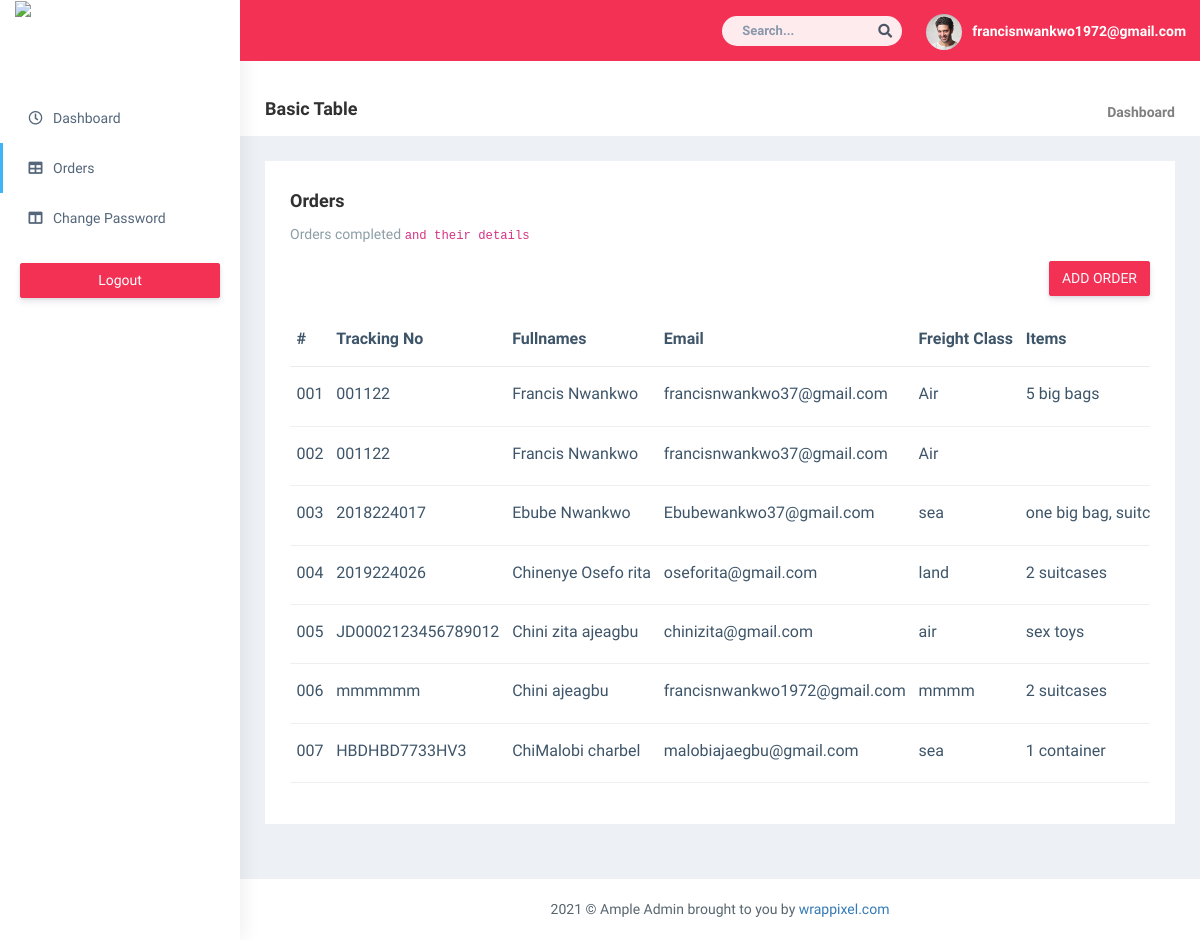
/admin/order.php (signed in), run on the app's committed database.
### tables this page shows
CREATE TABLE `orders` (
  `id` int(10) NOT NULL,
  `Token` varchar(100) NOT NULL,
  `Tracking_no` varchar(20) NOT NULL,
  `R_fullname` varchar(80) NOT NULL,
  `R_email` varchar(100) NOT NULL,
  `Freight_class` varchar(50) NOT NULL,
  `Items` varchar(100) NOT NULL,
  `Weight` varchar(20) NOT NULL,
  `Pickup_location` varchar(100) NOT NULL,
  `Dropoff_location` varchar(100) NOT NULL,
  `length` varchar(20) NOT NULL,
  `Delivery_date` datetime NOT NULL DEFAULT CURRENT_TIMESTAMP,
  `Status` varchar(50) NOT NULL,
  `Date_created` datetime NOT NULL DEFAULT CURRENT_TIMESTAMP
);

### admin/order.php (the view, shortened to what this page needs)
<?php
include('connect.php');
$query = 'SELECT * FROM orders';
$order_result = mysqli_query($conn,$query);
$order_num = mysqli_num_rows($order_result);
?>
<!DOCTYPE html>
<html dir="ltr" lang="en">
<head>
    <link href="css/style.min.css" rel="stylesheet">
</head>
<body>
    <div id="main-wrapper" data-layout="vertical" data-navbarbg="skin5" data-sidebartype="full"
        data-sidebar-position="absolute" data-header-position="absolute" data-boxed-layout="full">
        <header class="topbar bg-danger" data-navbarbg="skin5">
            <nav class="navbar top-navbar navbar-expand-md navbar-dark">
                <div class="navbar-header" data-logobg="skin6">
                    <a class="navbar-brand" href="dashboard.php">
                        <span class="logo-text">
                            <img src="plugins/images/logistic-logo" style="width: 80px;" alt="homepage" />
                        </span>
                    </a>
                </div>
                <div class="navbar-collapse collapse bg-danger" id="navbarSupportedContent" data-navbarbg="skin5">
                    <ul class="navbar-nav ms-auto d-flex align-items-center">
                        <li class=" in">
                            <form role="search" action="order.php" method="post"
                                class="app-search d-none d-md-block me-3">
                                <input name="search" type="text" placeholder="Search..." class="form-control mt-0">
                                <a href="" class="active">
                                    <i class="fa fa-search"></i>
                                </a>
                            </form>
                        </li>
                        <li>
                            <a class="profile-pic" href="#">
                                <img src="plugins/images/users/varun.jpg" alt="user-img" width="36"
                                    class="img-circle"><span
                                    class="text-white font-medium"><?php echo $_SESSION['valid_user'] ?></span></a>
                        </li>
                    </ul>
                </div>
            </nav>
        </header>
        <aside class="left-sidebar" data-sidebarbg="skin6">
            <div class="scroll-sidebar">
                <?php include('sidenav.php'); ?>
            </div>
        </aside>
        <div class="page-wrapper">
            <div class="page-breadcrumb bg-white"><br>
                <div class="row align-items-center">
                    <div class="col-lg-3 col-md-4 col-sm-4 col-xs-12">
                        <h4 class="page-title">Basic Table</h4>
                    </div>
                    <div class="col-lg-9 col-sm-8 col-md-8 col-xs-12">
                        <div class="d-md-flex">
                            <ol class="breadcrumb ms-auto">
                                <li><a href="#" class="fw-normal"><b>Dashboard</b></a></li>
                            </ol>
                        </div>
                    </div>
                </div>
            </div>
            <div class="container-fluid">
                <div class="row">
                    <div class="col-sm-12">
                        <div class="white-box">
                            <h3 class="box-title">Orders</h3>
                            <p class="text-muted">Orders completed <code>and their details</code></p>
                            <p class="text-end"><a href="add-order.php" class="btn btn-danger text-light">ADD ORDER</a>
                            </p>
                            <div class="table-responsive">
                                <table class="table text-nowrap">
                                    <thead>
                                        <tr>
                                            <th class="border-top-0">#</th>
                                            <th class="border-top-0">Tracking No</th>
                                            <th class="border-top-0">Fullnames</th>
                                            <th class="border-top-0">Email</th>
                                            <th class="border-top-0">Freight Class</th>
                                            <th class="border-top-0">Items</th>
                                        </tr>
                                    </thead>
                                    <tbody>
                                        <?php
        for($i = 0; $i < $order_num; $i++) {
            $order_rows = mysqli_fetch_array($order_result);
        ?>
                                        <tr>
                                            <td>00<?php echo $order_rows['id']; ?></td>
                                            <td><?php echo $order_rows['Tracking_no']; ?></td>
                                            <td><?php echo $order_rows['R_fullname']; ?></td>
                                            <td><?php echo $order_rows['R_email']; ?></td>
                                            <td><?php echo $order_rows['Freight_class']; ?></td>
                                            <td><?php echo $order_rows['Items']; ?></td>
                                        </tr>
                                        <?php } ?>
                                    </tbody>
                                </table>
                            </div>
                        </div>
                    </div>
                </div>
            </div>
            <footer class="footer text-center"> 2021 © Ample Admin brought to you by <a
                    href="https://www.wrappixel.com/">wrappixel.com</a>
            </footer>
        </div>
    </div>
</body>
</html>

### admin/sidenav.php
<br>
<nav class="sidebar-nav">
                    <ul id="sidebarnav">
                        <li class="sidebar-item pt-2">
                            <a class="sidebar-link waves-effect waves-dark sidebar-link" href="dashboard.php"
                                aria-expanded="false">
                                <i class="far fa-clock" aria-hidden="true"></i>
                                <span class="hide-menu">Dashboard</span>
                            </a>
                        </li>
                        <li class="sidebar-item">
                            <a class="sidebar-link waves-effect waves-dark sidebar-link" href="order.php"
                                aria-expanded="false">
                                <i class="fa fa-table" aria-hidden="true"></i>
                                <span class="hide-menu">Orders</span>
                            </a>
                        </li>
                        <li class="sidebar-item">
                            <a class="sidebar-link waves-effect waves-dark sidebar-link" href="change-password.php"
                                aria-expanded="false">
                                <i class="fa fa-columns" aria-hidden="true"></i>
                                <span class="hide-menu">Change Password</span>
                            </a>
                        </li>
                        <li class="text-center p-20 upgrade-btn">
                            <a href="logout.php"
                                class="btn d-grid btn-danger text-white" target="">
                                Logout</a>
                        </li>
                    </ul>
                </nav>

### data on the page
orders: id "1", Tracking_no "001122", R_fullname "Francis Nwankwo", R_email "francisnwankwo37@gmail.com", Freight_class "Air", Items "5 big bags"
orders: id "2", Tracking_no "001122", R_fullname "Francis Nwankwo", R_email "francisnwankwo37@gmail.com", Freight_class "Air"
orders: id "3", Tracking_no "2018224017", R_fullname "Ebube Nwankwo", R_email "Ebubewankwo37@gmail.com", Freight_class "sea", Items "one big bag,…"
orders: id "4", Tracking_no "2019224026", R_fullname "Chinenye Osefo rita", R_email "oseforita@gmail.com", Freight_class "land", Items "2 suitcases"
orders: id "5", Tracking_no "JD0002123456789012", R_fullname "Chini zita ajeagbu", R_email "chinizita@gmail.com", Freight_class "air", Items "sex toys"
orders: id "6", Tracking_no "mmmmmm", R_fullname "Chini ajeagbu", R_email "francisnwankwo1972@gmail.com", Freight_class "mmmm", Items "2 suitcases"
orders: id "7", Tracking_no "HBDHBD7733HV3", R_fullname "ChiMalobi charbel", R_email "malobiajaegbu@gmail.com", Freight_class "sea", Items "1 container"

### other printed values
$_SESSION['valid_user'] "francisnwankwo1972@gmail.com"
